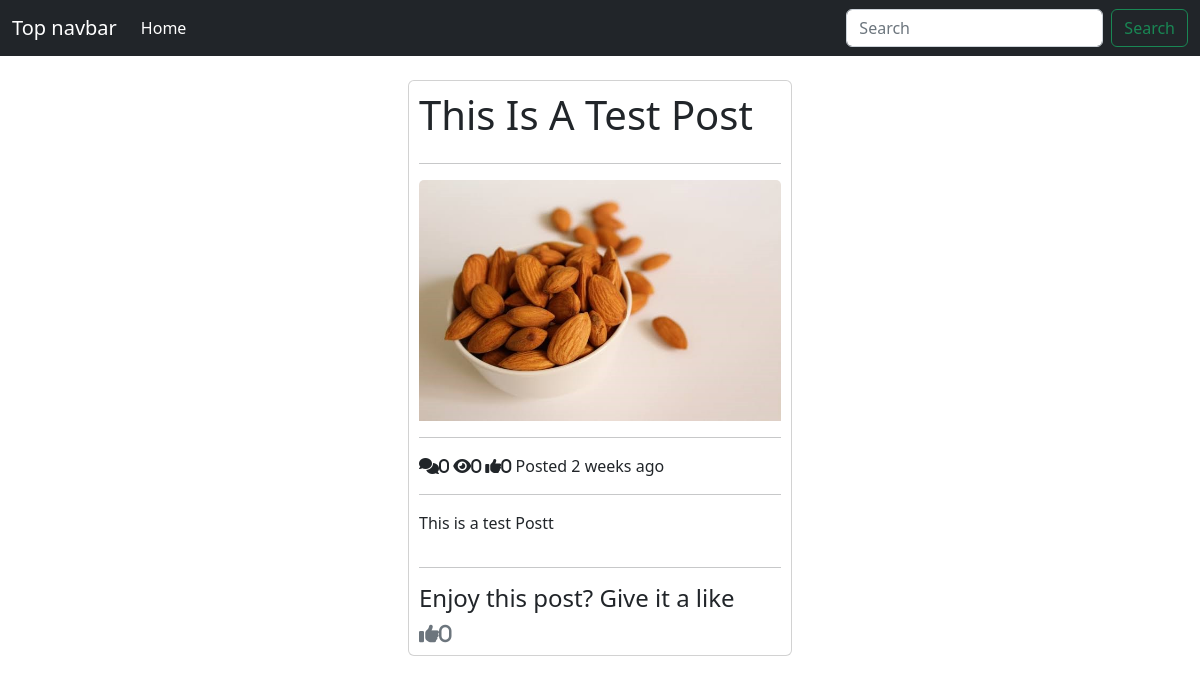
Before: /test_Post/ with the older database file.
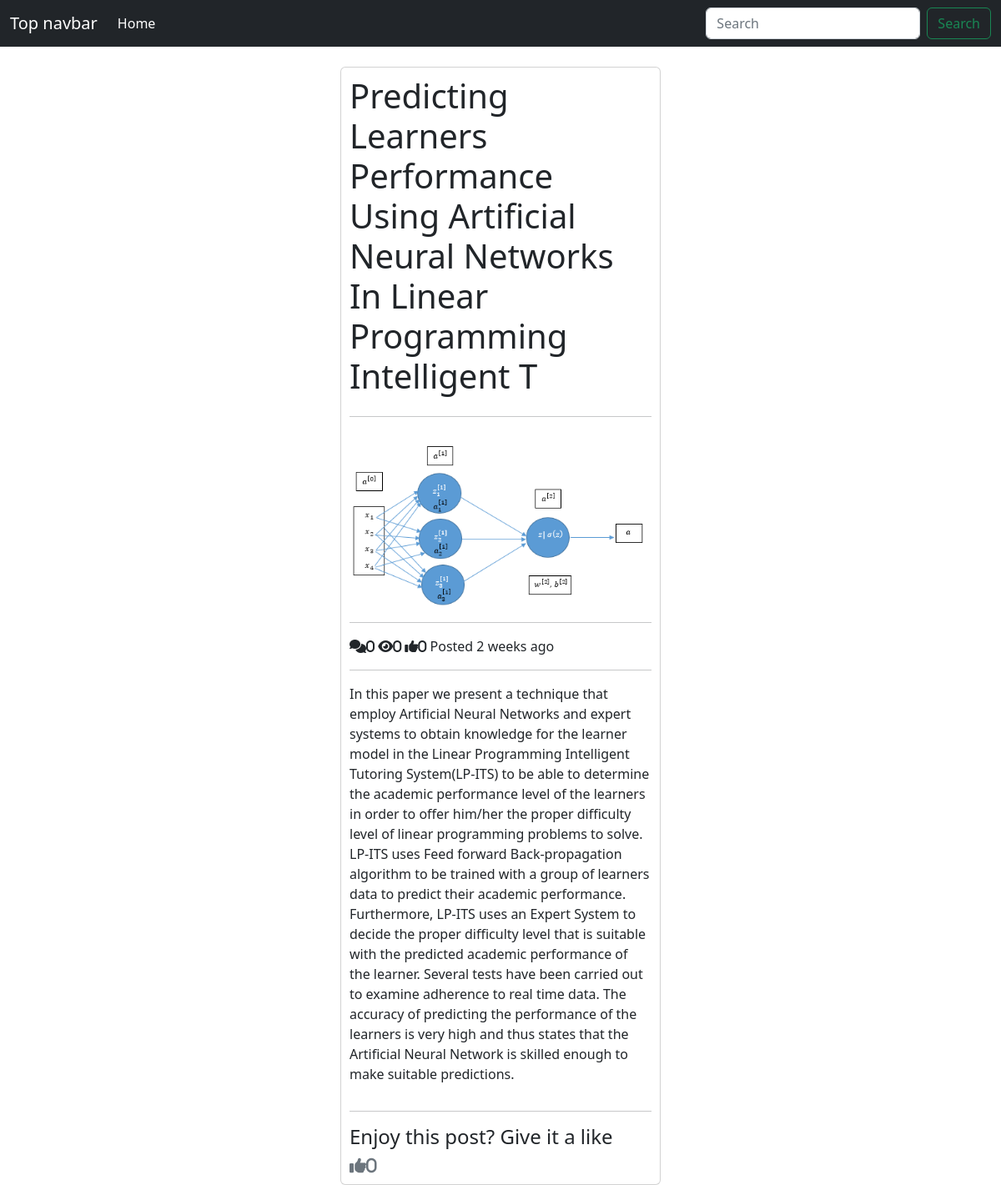
After: the same page with the newer database file.
### posts/models.py (models this page shows, shortened)
class Post(models.Model):
    title = models.CharField(max_length=100)
    content = models.TextField()
    thumbnail = models.ImageField()
    publishdate = models.DateTimeField(auto_now_add=True)
    last_updated = models.DateTimeField(auto_now=True)
    author = models.ForeignKey(User, on_delete=models.CASCADE)
    slug = models.SlugField()
    def get_like_url(self):
        return reverse('like', kwargs={
            'slug':self.slug
        })
    @property
    def get_comment_count(self):
        return Comments.objects.filter(post=self).count()
    @property
    def get_view_count(self):
        return self.postview_set.all().count()
    @property
    def get_like_count(self):
        return self.like_set.all().count()

### posts/views.py (the view)
# urls.py: path('<slug>/', PostDetailView.as_view(), name='detail'),
class PostDetailView(generic.DetailView):
    model = Post
    def get_object(self, **kwargs):
        object = super().get_object(**kwargs)
        if self.request.user.is_authenticated:
            PostView.objects.get_or_create(user=self.request.user, post=object)
        return object

### templates/posts/post_detail.html (shortened to what this page needs)
{% extends "base.html" %}
{% block content %}
    <div class="row">
    <div class="col-4 offset-4">
    <div class="card" style="padding: 10px;">
        <h1 >{{object.title|title}}</h1>
        <hr />
        <img src="{{object.thumbnail.url}}" class="card-img-top" alt="...">
        <hr />
        <div>
            <span class="fa-solid fa-comments ml-2">{{object.get_comment_count}}</span>
            <span class="fa-solid fa-eye ml-2">{{object.get_view_count}}</span>
            <span class="fa-solid fa-thumbs-up ml-2">{{object.get_like_count}}</span>
            <span class="float-right">Posted {{object.publishdate|timesince}} ago</span>
        </div>
        <hr />
        <div>
            <p>{{object.content}}</p>
        </div>
        <hr />
        <div>
            <h4>Enjoy this post? Give it a like</h4>
            <a class="text-muted" href="{{ object.get_like_url }}">
                <span class="fa-solid fa-thumbs-up fa-lg">{{object.get_comment_count}}</span>
            </a>
        </div>
    </div>
    </div>
    </div>
{% endblock content %}

Changed rows visible on the page:
changed Post: title "This Is A Test Post" → "Predicting Learners Performance Using Artificial Neural Networks In Linear Programming Intelligent T"; thumbnail: a different picture; content "This is a test Postt" → "In this paper we present a technique that employ Artificial Neural Networks and expert systems to obtain knowledge for the learner model in the Linear Programming Intelligent Tutoring System(LP-ITS) to be able to determine the academic performance level of the learners in order to offer him/her the proper difficulty level of linear programming problems to solve. LP-ITS uses Feed forward Back-propagation algorithm to be trained with a group of learners data to predict their academic performance. Furthermore, LP-ITS uses an Expert System to decide the proper difficulty level that is suitable with the predicted academic performance of the learner. Several tests have been carried out to examine…"
